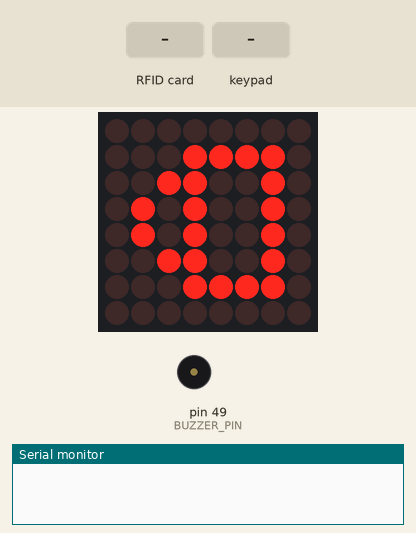
Simulated run of this sketch. Board: Arduino Mega 2560, built with avr-gcc and run on an emulated ATmega2560. On the bench: 8×8 LED matrix, buzzer (waves = sounding), the last lines printed to the serial monitor. The inputs (shaded band) are chosen by the test bench.

Above: at 1.2 s.
1.3 s: RFID card 5E 7A 19 C4 held to the reader
At 1.55 s:
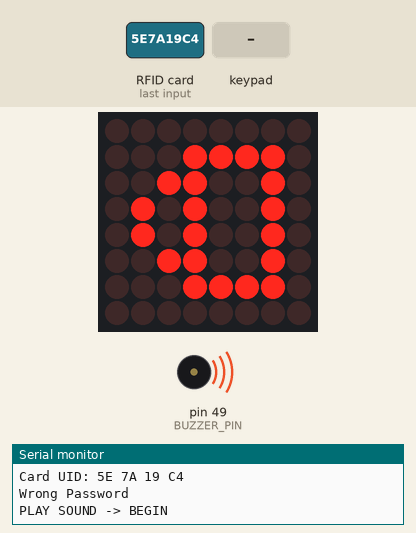
4.3 s: RFID card 99 C8 16 A3 held to the reader
At 5.9 s:
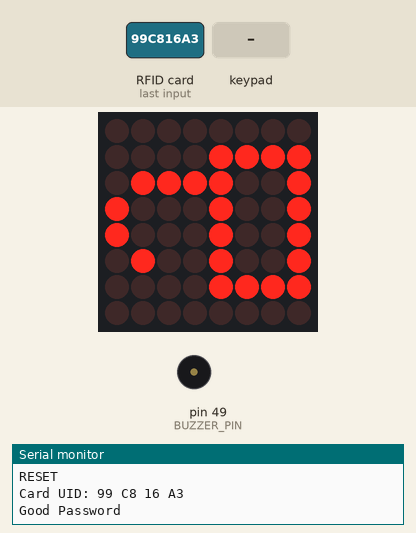
7.9 s: key 'B' pressed
At 8.3 s:
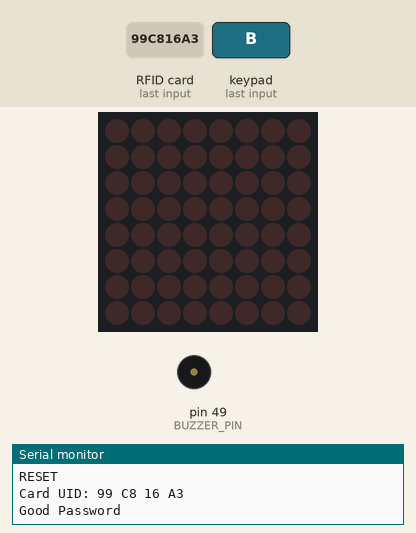
Timing chart, 0 to 10.4 s (numbered marks = the images above; inputs shaded):
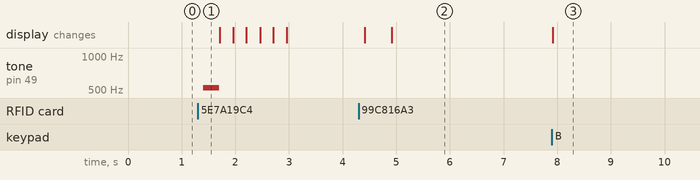

Measured:
- after the input at 1.3 s, tone on pin 49 (BUZZER_PIN): silent → 523 Hz after 0.10 s, → silent 0.30 s later
- after the input at 4.3 s, the display: first changes after 0.11 s (image 2 shows a later state)
- after the input at 7.9 s, the display: changes at once (image 3)

The sketch:

SecurityPadlock.ino
```cpp
#include <LedControl.h>
#include <MFRC522.h>
#include <pitches.h>
#include <Keypad.h>
#include <SPI.h>


#define VERBOSE         true

#define BUZZER_PIN        49
#define RST_PIN           13
#define SS_PIN            53

#define NOTE_DURATION    100
#define MELODY_LENGTH      3

#define PADLOCK_LENGTH     8
#define CODE_LENGTH        3
#define ROWS               4
#define COLS               4


const int MELODY[MELODY_LENGTH] = { NOTE_C5, NOTE_C5, NOTE_C5 };

const byte UID[4] = { 0x99, 0xC8, 0x16, 0xA3 };

const byte rowPins[ROWS] = { 9, 8, 7, 6 };
const byte colPins[COLS] = { 5, 4, 3, 2 };
const char hexaKeys[ROWS][COLS] = {
  {'1','2','3','A'},
  {'4','5','6','B'},
  {'7','8','9','C'},
  {'*','0','#','D'}
};

const byte closedPadlock[PADLOCK_LENGTH] = {
  B00000000,
  B00011110,
  B00110010,
  B01010010,
  B01010010,
  B00110010,
  B00011110,
  B00000000
};
const byte midtimePadlock[PADLOCK_LENGTH] = {
  B00000000,
  B00001111,
  B00111001,
  B01001001,
  B01001001,
  B00101001,
  B00001111,
  B00000000
};
const byte openedPadlock[PADLOCK_LENGTH] = {
  B00000000,
  B00001111,
  B01111001,
  B10001001,
  B10001001,
  B01001001,
  B00001111,
  B00000000
};


byte INDEX = 0;
char code[CODE_LENGTH] = { hexaKeys[0][0], hexaKeys[1][1], hexaKeys[2][2] };
bool isCorrect = true;
bool isOpened = false;
bool drawMatrix = true;
bool soundIsRunning = false;
byte* lastMatrixDrawed = closedPadlock;

LedControl ledControl = LedControl(12,10,11,1);
Keypad keypad = Keypad( makeKeymap(hexaKeys), rowPins, colPins, ROWS, COLS);
MFRC522 mfrc522(SS_PIN, RST_PIN);
MFRC522::MIFARE_Key key;


void playSound()
{
  if (soundIsRunning)
    return;

  Serial.println("PLAY SOUND -> BEGIN");
  soundIsRunning = true;
  unsigned int thisNote;
  for (thisNote = 0; thisNote < MELODY_LENGTH; thisNote++)
  {
    tone(BUZZER_PIN, MELODY[thisNote], NOTE_DURATION);
    delay(NOTE_DURATION);
  }
  soundIsRunning = false;
  Serial.println("PLAY SOUND -> FINISH");
}

void drawPadlock(byte* padlock)
{
  lastMatrixDrawed = padlock;
  if (!drawMatrix)
    return;

  ledControl.clearDisplay(0);
  unsigned int i;
  for (i = 0; i < PADLOCK_LENGTH; i++)
    ledControl.setRow(0, i, padlock[i]);
}

void blinkPadlock(byte* param, unsigned int times = 3, unsigned int delayTime = 250)
{
  if (!drawMatrix)
    return;

  unsigned int i;
  for (i = 0; i < times; i++)
  {
    ledControl.clearDisplay(0);
    delay(delayTime);
    drawPadlock(param);
    delay(delayTime);
  }
}

void reset()
{
  Serial.println("RESET");
  if (isOpened)
  {
    drawPadlock(midtimePadlock);
    delay(500);
  }
  INDEX = 0;
  isCorrect = true;
  isOpened = false;
  drawPadlock(closedPadlock);
}

void enter()
{
  if (isOpened)
    return;

  Serial.print("Enter => ");
  if (INDEX < CODE_LENGTH)
  {
    Serial.println("Not enougth characters");
    blinkPadlock(closedPadlock, 5, 100);
  }
  else if (INDEX == CODE_LENGTH && isCorrect)
    goodPsw();
  else
    wrongPsw();
}

void wrongPsw()
{
  Serial.println("Wrong Password");
  playSound();
  blinkPadlock(closedPadlock);
  reset();
}

void goodPsw()
{
  Serial.println("Good Password");
  isOpened = true;
  drawPadlock(midtimePadlock);
  delay(500);
  drawPadlock(openedPadlock);
}

void setup()
{
  Serial.begin(9600);
  ledControl.shutdown(0, false);
  ledControl.setIntensity(0, 4);
  ledControl.clearDisplay(0);
  drawPadlock(closedPadlock);

  while (!Serial);
  SPI.begin();
  mfrc522.PCD_Init();
  for (byte i = 0; i < 6; i++)
    key.keyByte[i] = 0xFF;
}

void loop()
{
  if (mfrc522.PICC_IsNewCardPresent() && mfrc522.PICC_ReadCardSerial() && !isOpened)
  {
    delay(50);
    if (VERBOSE)
      Serial.print(F("Card UID:"));
    bool isGood = true;
    for (byte i = 0; i < mfrc522.uid.size; i++)
    {
      if (VERBOSE)
      {
        Serial.print(mfrc522.uid.uidByte[i] < 0x10 ? " 0" : " ");
        Serial.print(mfrc522.uid.uidByte[i], HEX);
      }
      isGood = isGood && (mfrc522.uid.uidByte[i] == UID[i]);
    }
    if (VERBOSE)
      Serial.println();
    delay(50);
    if (isGood)
      goodPsw();
    else
      wrongPsw();
    return;
  }

  char k = keypad.getKey();
  if (keypad.getState() != PRESSED || !k)
    return;

  switch (k)
  {
    case 'D':
      reset();
      return;
    case 'A':
      enter();
      return;
    case 'B':
      drawMatrix = !drawMatrix;
      if (drawMatrix)
        drawPadlock(lastMatrixDrawed);
      else
        ledControl.clearDisplay(0);
      return;
    case 'C':
    case '*':
    case '#':
      return;
  }

  if (INDEX >= CODE_LENGTH || k != code[INDEX])
    isCorrect = false;
  INDEX++;

  if (VERBOSE)
  {
    Serial.print("Key: ");
    Serial.print(k);
    Serial.print(" | INDEX: ");
    Serial.print(INDEX);
    Serial.print(" | isCorrect: ");
    Serial.println(isCorrect);
  }
}
```
